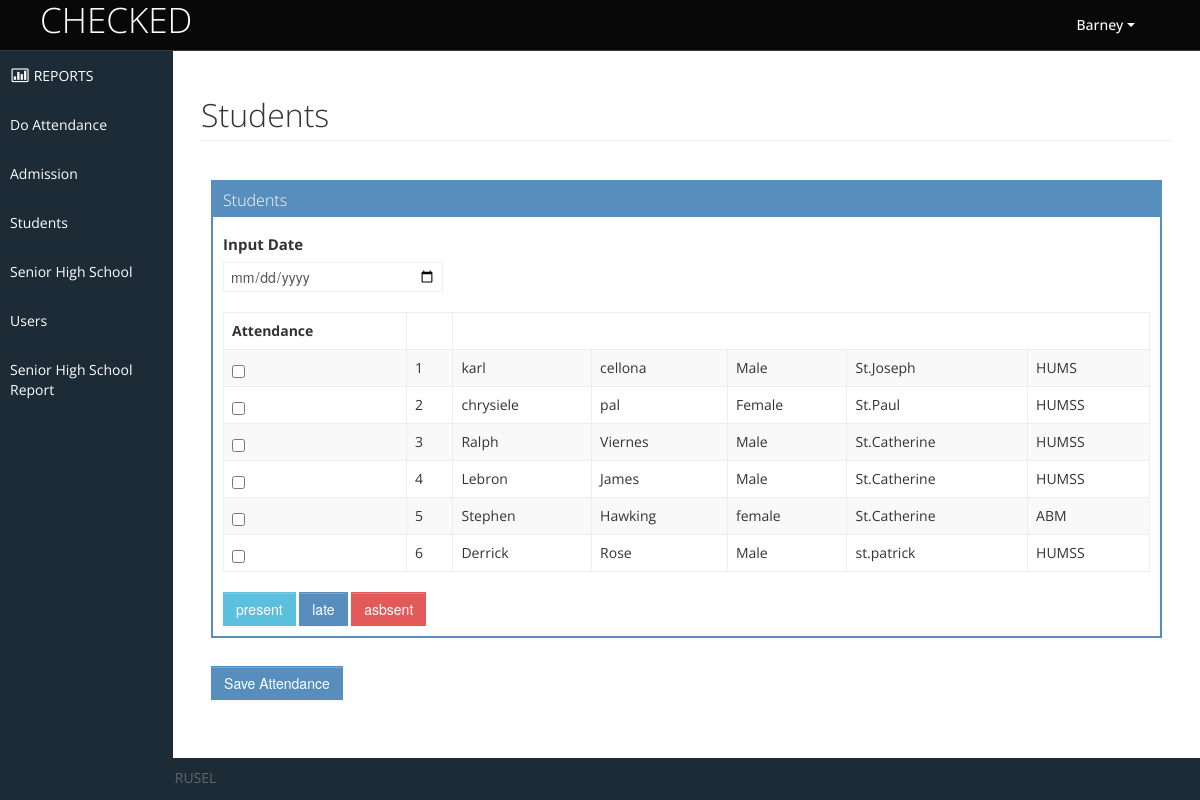
The app's page /add_attendance.php (signed in) with its own data.
### tables this page shows
CREATE TABLE `users` (
  `id` int(11) NOT NULL,
  `username` varchar(65) NOT NULL,
  `email` varchar(65) NOT NULL,
  `password` varchar(125) NOT NULL,
  `firstname` varchar(65) NOT NULL,
  `lastname` varchar(65) NOT NULL,
  `acct_type` int(2) NOT NULL,
  `photo` varchar(65) NOT NULL,
  `status` int(2) NOT NULL
);

CREATE TABLE `students` (
  `id` int(11) NOT NULL,
  `studid` varchar(22) NOT NULL,
  `gender` varchar(6) NOT NULL,
  `fname` varchar(65) NOT NULL,
  `lname` varchar(65) NOT NULL,
  `strand` varchar(20) NOT NULL,
  `year` varchar(65) NOT NULL,
  `section` varchar(25) NOT NULL,
  `school_yr` varchar(65) NOT NULL,
  `no_pres` int(22) NOT NULL,
  `no_late` int(22) NOT NULL,
  `no_abs` int(22) NOT NULL
);

### perfect_function.php (called while the page is built, shortened)
<?php
function getConnection()
{
	$servername = "localhost";
	$username = "root";
	$password = "";
	$dbname = "project_zero";
	$conn = new mysqli($servername, $username, $password, $dbname);
	return $conn;
}
function get($table_name)
{
	$conn = getConnection();
	$sql = "SELECT * FROM $table_name";
	$result = $conn->query($sql);
	return $result;
}
function get_where($table_name, $id)
{
	$conn = getConnection();
	$sql = "SELECT * FROM $table_name where id=$id";
	$result = $conn->query($sql);
	return $result;
}
function _get_firstname_from_id($id)
{
	$user_data = get_where("users", $id);
	foreach ($user_data as $key => $row) {
		return $firstname = $row['firstname'];
	}
}
function base_url()
{
	$project_name = "project_zero";
	return "http://" . $_SERVER['SERVER_NAME'].'/'.$project_name.'/';
}
function _get_accttype_from_id($id)
{
	$user_data = get_where("users", $id);
	foreach ($user_data as $key => $row) {
		return $acct_type = $row['acct_type'];
	}
}

### add_attendance.php (the view, shortened to what this page needs)
<?php include "admin_header.php";
?>
<h1 class="page-header">Students</h1>
	<div class="box-content">
<form class="form-horizontal" method="post" action="<?= $form_location ?>">
	<div class="row-fluid sortable">
		<div class="box span12">
			<div class="box-header" data-original-title>
				<h2>Students</h2>
			</div>
			<div class="box-content">
			<h3>Input Date</h3><input type="date" name="date">
			<br><br>
				<table class="table table-striped table-bordered bootstrap-datatable datatable">
				  <thead>
					  <tr>
					   	<th>Attendance</th>
					   	<th></th>
					  	  <th></th>
					  </tr>
				  </thead>
				  <tbody>
				  		<?php
				  		$table_name = "students";
						$user_data = get($table_name);
                        $serialnumber = 0;
				  		foreach ($user_data as $key => $row) {
				  			$serialnumber++;
						$fname = $row['fname'];
						$lname = $row['lname'];
						$gender = $row['gender'];
						$section = $row['section'];
						$strand = $row['strand'];
						$id = $row['id'];
				  ?>
					<tr>
					     <td class="center">
						<input type="checkbox" name="attendance_status[]" value="<?= $id ?>" ></td>
					    <td class="center"><?= $serialnumber ?></td>
						<td class="center"><?= $fname ?><input type="hidden" value="<?= $fname ?>" name="fname"></td>
						<td class="center"><?= $lname ?><input type="hidden" value="<?= $lname ?>" name="lname"></td>
						<td class="center"><?= $gender ?><input type="hidden" value="<?= $gender ?>" name="gender"></td>
						<td class="center"><?= $section ?><input type="hidden" value="<?= $section ?>" name="section"></td>
						<td class="center"><?= $strand ?><input type="hidden" value="<?= $strand ?>" name="strand"></td>
					</tr>
					<?php } ?>
				  </tbody>
				</table>
				<div>
               <input type="submit" name="attendance" class="btn btn-info" value="present">
               <input type="submit" name="attendance" class="btn btn-primary" value="late">
               <input type="submit" name="attendance" class="btn btn-danger" value="asbsent">
			</div>
		</div>
	</div>
</div>
<div>
<button type="submit" class="btn btn-primary" name="submit" value="submit">Save Attendance</button>
</div>
<?php include "admin_footer.php"; ?>

### admin_header.php (shortened to what this page needs)
<?php include "perfect_function.php";
?>
<!DOCTYPE html>
<html lang="en">
<head>
	  <link rel="stylesheet" href="http://code.jquery.com/ui/1.11.4/themes/smoothness/jquery-ui.css">
	<link id="bootstrap-style" href="<?= base_url() ?>adminfiles/css/bootstrap.min.css" rel="stylesheet">
	<link href="<?= base_url() ?>adminfiles/css/bootstrap-responsive.min.css" rel="stylesheet">
	<link id="base-style" href="<?= base_url() ?>adminfiles/css/style.css" rel="stylesheet">
	<link id="base-style-responsive" href="<?= base_url() ?>adminfiles/css/style-responsive.css" rel="stylesheet">
</head>
<body>
	<div class="navbar">
		<div class="navbar-inner">
			<div class="container-fluid">
				<a class="brand" href="#"><span>CHECKED</span></a>
				<div class="nav-no-collapse header-nav">
					<ul class="nav pull-right">
						<li class="dropdown">
							<a class="btn dropdown-toggle" data-toggle="dropdown" href="#">
								<i class="halflings-icon white user"></i> <?= _get_firstname_from_id($_SESSION['id']) ?>
								<span class="caret"></span>
							</a>
						</li>
					</ul>
				</div>
			</div>
		</div>
	</div>
		<div class="container-fluid-full">
		<div class="row-fluid">
			<div id="sidebar-left" class="span2">
				<div class="nav-collapse sidebar-nav">
					<ul class="nav nav-tabs nav-stacked main-menu">
						<li><a href="<?= base_url() ?>dashboard.php"><i class="icon-bar-chart"></i><span class="hidden-tablet"> REPORTS</span></a></li>
						<li><a href="#" data-toggle="modal" data-target="#exampleModal"><span class="hidden-tablet">Do Attendance</span></a></li>
						<li><a  href="<?= base_url() ?>attendance.php"><span class="hidden-tablet">Admission</span></a></li>
						<?php
						$acct_type = _get_accttype_from_id($_SESSION['id']);
						if ($acct_type==1){
						?>
						<li><a href="<?= base_url() ?>student_manage.php"><span class="hidden-tablet"> Students</span></a></li>
						<li><a href="<?= base_url() ?>strand_manage.php"><span class="hidden-tablet">Senior High School</span></a></li>
						<li><a href="<?= base_url() ?>user_manage.php"><span class="hidden-tablet"> Users</span></a></li>
						<?php
						}
						?>
						<li><a href="<?= base_url() ?>shs_report.php""><span class="hidden-tablet"> Senior High School Report</span></a></li>
					</ul>
				</div>
			</div>
			<div id="content" class="span10">

### project_zero/adminfiles/css/style-responsive.css (style rules this page uses)
@media (min-width: 1200px) { .container-fluid-full { overflow: hidden; position: relative; height: 100%; } }
@media (min-width: 1200px) { #content { width: 85.578%; padding: 28px; margin: 0px 0px; margin-left: 14.422% !important; } }
@media (min-width: 1200px) { #sidebar-left { background: #1C2B36; margin-left: 0px !important; position: absolute; height: 100%; } }
@media (min-width: 1200px) { .sidebar-nav > ul { margin: 0px; } }

### project_zero/adminfiles/css/halflings.css (style rules this page uses)
html, html .halflings { -webkit-font-smoothing: antialiased !important; }
.halflings-icon { display: inline-block; width: 14px; height: 14px; line-height: 14px; vertical-align: text-top; background-image: url(../img/glyphicons_halflings.svg); background-position: 0 0; background-repeat: no-repeat; vertical-align: top; *display: inline; *zoom: 1; *margin-right: .3em; }
.halflings-icon.white { background-image: url(../img/glyphicons_halflings-white.svg); }
.halflings-icon.user { background-position: -168px 0; }

### project_zero/adminfiles/css/style-forms.css (style rules this page uses)
.add-on, select, textarea, input[type="text"], input[type="password"], input[type="datetime"], input[type="datetime-local"], input[type="date"], input[type="month"], input[type="time"], input[type="week"], input[type="number"], input[type="email"], input[type="url"], input[type="search"], input[type="tel"], input[type="color"], input[type="file"], .uneditable-input { border-color: #eee !important; display: inline-block; height: 20px; padding: 4px 6px; margin-bottom: 10px; font-size: 14px; line-height: 20px; color: #555555; vertical-align: middle; -webkit-border-radius: 0px; -moz-border-radius: 0px; border-radius: 0px; }
input, textarea, .uneditable-input { width: 206px; }
textarea, input[type="text"], input[type="password"], input[type="datetime"], input[type="datetime-local"], input[type="date"], input[type="month"], input[type="time"], input[type="week"], input[type="number"], input[type="email"], input[type="url"], input[type="search"], input[type="tel"], input[type="color"], .uneditable-input { background-color: #ffffff; border: 1px solid #cccccc; -webkit-box-shadow: none; -moz-box-shadow: none; box-shadow: none; -webkit-transition: border linear 0.2s, box-shadow linear 0.2s; -moz-transition: border linear 0.2s, box-shadow linear 0.2s; -o-transition: border linear 0.2s, box-shadow linear 0.2s; transition: border linear 0.2s, box-shadow linear 0.2s; }
input[type="radio"], input[type="checkbox"] { margin: 4px 0 0; margin-top: 1px \9; *margin-top: 0; line-height: normal; }
input[type="file"], input[type="image"], input[type="submit"], input[type="reset"], input[type="button"], input[type="radio"], input[type="checkbox"] { width: auto; }
input, textarea, .uneditable-input { margin-left: 0; }
.form-search input, .form-inline input, .form-horizontal input, .form-search textarea, .form-inline textarea, .form-horizontal textarea, .form-search select, .form-inline select, .form-horizontal select, .form-search .help-inline, .form-inline .help-inline, .form-horizontal .help-inline, .form-search .uneditable-input, .form-inline .uneditable-input, .form-horizontal .uneditable-input, .form-search .input-prepend, .form-inline .input-prepend, .form-horizontal .input-prepend, .form-search .input-append, .form-inline .input-append, .form-horizontal .input-append { display: inline-block; *display: inline; margin-bottom: 0; vertical-align: middle; *zoom: 1; }

### records on screen
users: firstname "Barney"
students: fname "karl", lname "cellona", gender "Male", section "St.Joseph", strand "HUMS"
students: fname "chrysiele", lname "pal", gender "Female", section "St.Paul", strand "HUMSS"
students: fname "Ralph", lname "Viernes", gender "Male", section "St.Catherine", strand "HUMSS"
students: fname "Lebron", lname "James", gender "Male", section "St.Catherine", strand "HUMSS"
students: fname "Stephen", lname "Hawking", gender "female", section "St.Catherine", strand "ABM"
students: fname "Derrick", lname "Rose", gender "Male", section "st.patrick", strand "HUMSS"
